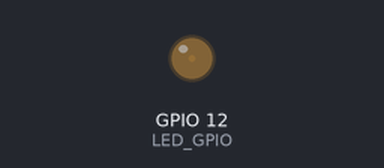
Bench run of a sketch on a simulated ESP32. Shown: output pins drawn as LEDs (lit = HIGH).

Above: at 0.05 s.
At 0.95 s:
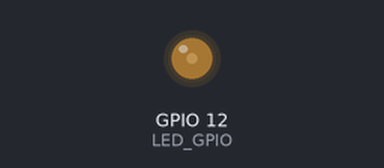
At 1.9 s:
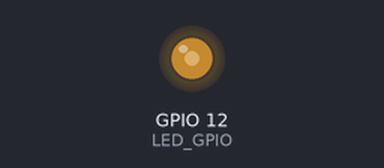
At 3.8 s:
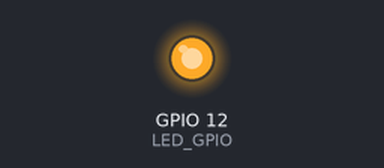
Timing chart, 0 to 8.8 s (numbered marks = the images above):
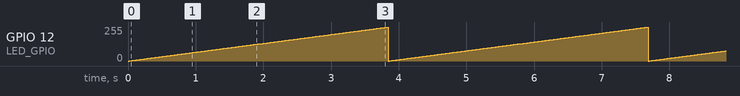

Measured:
- by itself, GPIO 12 (LED_GPIO): ramps from 0/255 to 255/255 and jumps back, once every 3.8 s

The sketch:

exp12-1.ino
```cpp
const int LED_GPIO = 12;
const int PWM_Freq = 1000;
const int PWM_Ch = 0;
const int PWM_Res = 8;
void setup()
{
   ledcAttachPin(LED_GPIO, PWM_Ch);
   ledcSetup(PWM_Ch, PWM_Freq, PWM_Res);
}

void loop()
{
   for(int dutyCycle = 0; dutyCycle <= 255; dutyCycle++)
   {
      ledcWrite(PWM_Ch, dutyCycle);
      delay(15);
    }
}
```
